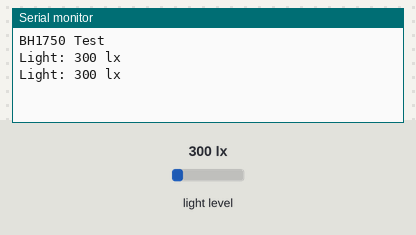
The sketch below on a simulated Arduino Uno, built with avr-gcc and run on an emulated ATmega328P. Shown: the last lines printed to the serial monitor. The test bench sets the inputs (shaded band); at power-on: light level 300 lx.

Above: at 1.8 s.
1.9 s: light level set to 40 lx
At 2.8 s:
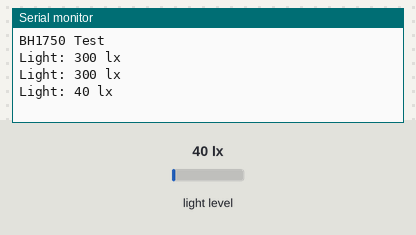
3.4 s: light level set to 500 lx
At 4.8 s:
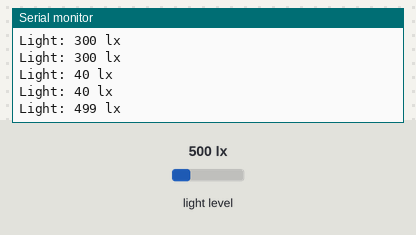
Timing chart, 0 to 6.4 s (numbered marks = the images above; inputs shaded):
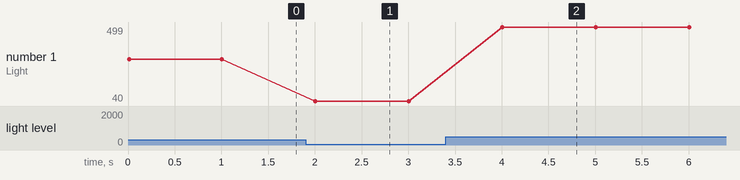

Measured:
- after the input at 1.9 s, the serial monitor: prints a new line after 0.10 s (image 1)
- after the input at 3.4 s, the serial monitor: prints a new line after 0.60 s (image 2)
- plotted number 1: 300 → 40 after the input at 1.9 s, 40 → 499 after the input at 3.4 s

The sketch:

light_sensing.ino
```cpp
#include <Wire.h>
#include <BH1750.h>

BH1750 lightMeter;

// Device is not configured may be caused by unstable connection -> welding would help

void setup(){
 Serial.begin(9600);
 lightMeter.begin();
 Serial.println("BH1750 Test");
}

void loop() {
 uint16_t lux = lightMeter.readLightLevel();
 Serial.print("Light: ");
 Serial.print(lux);
 Serial.println(" lx");
 delay(1000);
}
```
